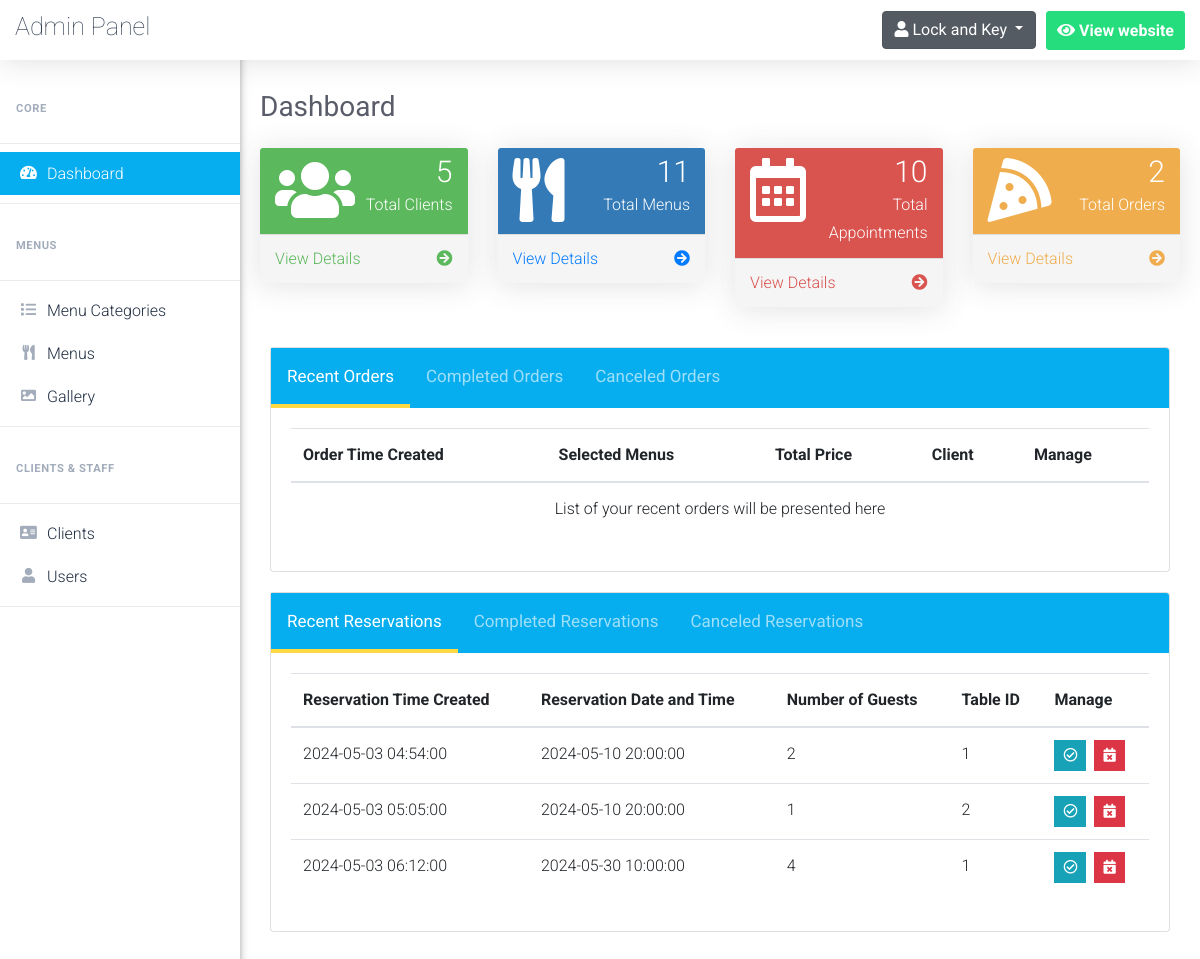
Page /admin/dashboard.php (signed in) on the committed database.
### tables this page shows
CREATE TABLE `reservations` (
  `reservation_id` int(5) NOT NULL,
  `date_created` datetime NOT NULL,
  `client_id` int(5) NOT NULL,
  `selected_time` datetime NOT NULL,
  `nbr_guests` int(2) NOT NULL,
  `table_id` int(3) NOT NULL,
  `liberated` tinyint(1) NOT NULL DEFAULT 0,
  `canceled` tinyint(1) NOT NULL DEFAULT 0,
  `cancellation_reason` varchar(255) DEFAULT NULL
);

### admin/Includes/functions/functions.php (called while the page is built, shortened)
<?php
    function countItems($item,$table)
	{
		global $con;
		$stat_ = $con->prepare("SELECT COUNT($item) FROM $table");
		$stat_->execute();
		return $stat_->fetchColumn();
	}
?>

### admin/dashboard.php (the view, shortened to what this page needs)
<?php
include 'connect.php';
include 'Includes/functions/functions.php';
include 'Includes/templates/header.php';
if (isset($_SESSION['username_restaurant_qRewacvAqzA']) && isset($_SESSION['password_restaurant_qRewacvAqzA'])) {
    include 'Includes/templates/navbar.php';
    ?>
    <div class="row">
        <div class="col-sm-6 col-lg-3">
            <div class="panel panel-green ">
                <div class="panel-heading">
                    <div class="row">
                        <div class="col-sm-3">
                            <i class="fa fa-users fa-4x"></i>
                        </div>
                        <div class="col-sm-9 text-right">
                            <div class="huge"><span><?php echo countItems("client_id", "clients") ?></span></div>
                            <div>Total Clients</div>
                        </div>
                    </div>
                </div>
                <a href="clients.php">
                    <div class="panel-footer">
                        <span class="pull-left">View Details</span>
                        <span class="pull-right"><i class="fa fa-arrow-circle-right"></i></span>
                        <div class="clearfix"></div>
                    </div>
                </a>
            </div>
        </div>
        <div class="col-sm-6 col-lg-3">
            <div class="panel panel-primary">
                <div class="panel-heading">
                    <div class="row">
                        <div class="col-sm-3">
                            <i class="fas fa-utensils fa-4x"></i>
                        </div>
                        <div class="col-sm-9 text-right">
                            <div class="huge"><span><?php echo countItems("menu_id", "menus") ?></span></div>
                            <div>Total Menus</div>
                        </div>
                    </div>
                </div>
                <a href="menus.php">
                    <div class="panel-footer">
                        <span class="pull-left">View Details</span>
                        <span class="pull-right"><i class="fa fa-arrow-circle-right"></i></span>
                        <div class="clearfix"></div>
                    </div>
                </a>
            </div>
        </div>
        <div class=" col-sm-6 col-lg-3">
            <div class="panel panel-red">
                <div class="panel-heading">
                    <div class="row">
                        <div class="col-sm-3">
                            <i class="far fa-calendar-alt fa-4x"></i>
                        </div>
                        <div class="col-sm-9 text-right">
                            <div class="huge"><span>10</span></div>
                            <div>Total Appointments</div>
                        </div>
                    </div>
                </div>
                <a href="#">
                    <div class="panel-footer">
                        <span class="pull-left">View Details</span>
                        <span class="pull-right"><i class="fa fa-arrow-circle-right"></i></span>
                        <div class="clearfix"></div>
                    </div>
                </a>
            </div>
        </div>
        <div class=" col-sm-6 col-lg-3">
            <div class="panel panel-yellow">
                <div class="panel-heading">
                    <div class="row">
                        <div class="col-sm-3">
                            <i class="fas fa-pizza-slice fa-4x"></i>
                        </div>
                        <div class="col-sm-9 text-right">
                            <div class="huge"><span><?php echo countItems("order_id", "placed_orders") ?></span></div>
                            <div>Total Orders</div>
                        </div>
                    </div>
                </div>
                <a href="#">
                    <div class="panel-footer">
                        <span class="pull-left">View Details</span>
                        <span class="pull-right"><i class="fa fa-arrow-circle-right"></i></span>
                        <div class="clearfix"></div>
                    </div>
                </a>
            </div>
        </div>
    </div>
    <div class="card" style="margin: 20px 10px">
        <div class="card-header tab" style="padding:0px;">
            <button class="tablinks_orders active"
                onclick="openTab(event, 'recent_orders','tabcontent_orders','tablinks_orders')">Recent Orders</button>
            <button class="tablinks_orders"
                onclick="openTab(event, 'completed_orders','tabcontent_orders','tablinks_orders')">Completed Orders</button>
            <button class="tablinks_orders"
                onclick="openTab(event, 'canceled_orders','tabcontent_orders','tablinks_orders')">Canceled Orders</button>
        </div>
        <div class="card-body">
            <div class='responsive-table'>
                <table class="table X-table tabcontent_orders" id="recent_orders" style="display:table">
                    <thead>
                        <tr>
                            <th>
                                Order Time Created
                            </th>
                            <th>
                                Selected Menus
                            </th>
                            <th>
                                Total Price
                            </th>
                            <th>
                                Client
                            </th>
                            <th>
                                Manage
                            </th>
                        </tr>
                    </thead>
                    <tbody>
                        <?php
                        $stmt = $con->prepare("SELECT *
                                                    FROM placed_orders po , clients c
                                                    where
                                                        po.client_id = c.client_id
                                                    and canceled = 0
                                                    and delivered = 0
                                                    order by order_time;
                                                    ");
                        $stmt->execute();
                        $count = $stmt->rowCount();
                        if ($count == 0) {
                            echo "<tr>";
                            echo "<td colspan='5' style='text-align:center;'>";
                            echo "List of your recent orders will be presented here";
                            echo "</td>";
                            echo "</tr>";
                        }
                        ?>
                    </tbody>
                </table>
            </div>
        </div>
    </div>
    <div class="card" style="margin: 20px 10px">
        <div class="card-header tab" style="padding:0px;">
            <button class="tablinks_reservations active"
                onclick="openTab(event, 'recent_reservations','tabcontent_reservations','tablinks_reservations')">Recent
                Reservations</button>
            <button class="tablinks_reservations"
                onclick="openTab(event, 'completed_reservations','tabcontent_reservations','tablinks_reservations')">Completed
                Reservations</button>
            <button class="tablinks_reservations"
                onclick="openTab(event, 'canceled_reservations','tabcontent_reservations','tablinks_reservations')">Canceled
                Reservations</button>
        </div>
        <div class="card-body">
            <div class='responsive-table'>
                <table class="table X-table tabcontent_reservations" id="recent_reservations" style="display:table">
                    <thead>
                        <tr>
                            <th>
                                Reservation Time Created
                            </th>
                            <th>
                                Reservation Date and Time
                            </th>
                            <th>
                                Number of Guests
                            </th>
                            <th>
                                Table ID
                            </th>
                            <th>
                                Manage
                            </th>
                        </tr>
                    </thead>
                    <tbody>
                        <?php
                        $stmt = $con->prepare("SELECT *
                                                    FROM reservations
                                                    where
                                                        selected_time > ? and canceled = 0
                                                    ");
                        $timestamp = time();
                        $formatted_time = date('y-m-d h:i:s', $timestamp);
                        $stmt->execute(array($formatted_time));
                        $reservations = $stmt->fetchAll();
                        $count = $stmt->rowCount();
                        if ($count == 0) {
                            echo "<tr>";
                            echo "<td colspan='5' style='text-align:center;'>";
                            echo "List of your upcoming reservations will be presented here";
                            echo "</td>";
                            echo "</tr>";
                        } else {
                            foreach ($reservations as $reservation) {
                                echo "<tr>";
                                echo "<td>";
                                echo $reservation['date_created'];
                                echo "</td>";
                                echo "<td>";
                                echo $reservation['selected_time'];
                                echo "</td>";
                                echo "<td>";
                                echo $reservation['nbr_guests'];
                                echo "</td>";
                                echo "<td>";
                                echo $reservation['table_id'];
                                echo "</td>";
                                echo "<td>";
                                $cancel_data_reservation = "cancel_reservation" . $reservation["reservation_id"];
                                $liberate_data = "liberate_table" . $reservation["reservation_id"];
                                ?>
                                <ul class="list-inline m-0">
                                    <li class="list-inline-item" data-toggle="tooltip" title="Liberate Table">
                                        <button class="btn btn-info btn-sm rounded-0" type="button" data-toggle="modal"
                                            data-target="#<?php echo $liberate_data; ?>" data-placement="top">
                                            <i class="far fa-check-circle"></i>
                                        </button>
                                    </li>
                                    <li class="list-inline-item" data-toggle="tooltip" title="Cancel Reservation">
                                        <button class="btn btn-danger btn-sm rounded-0" type="button" data-toggle="modal"
                                            data-target="#<?php echo $cancel_data_reservation; ?>" data-placement="top">
                                            <i class="fas fa-calendar-times"></i>
                                        </button>
                                    </li>
                                </ul>
                                <?php
                                echo "</td>";
                                echo "</tr>";
                            }
                        }
                        ?>
                    </tbody>
                </table>
            </div>
        </div>
    </div>
    <?php
    include 'Includes/templates/footer.php';
} else {
    header("Location: index.php");
    exit();
}
?>

### admin/Design/css/main.css (style rules this page uses)
a, a:hover { text-decoration: none !important; }
ul { display: block; list-style: none; padding: 0; margin: 0; }
html { scroll-behavior: smooth; }
body { font-family: 'Roboto', sans-serif; font-size: 16px; line-height: 28px; font-weight: 300; }
.panel { margin-bottom: 20px; background-color: #fff; border: 0px; border-radius: 0px; -webkit-box-shadow: 0 .15rem 1.75rem 0 rgba(58,59,69,.15)!important; box-shadow: 0 .15rem 1.75rem 0 rgba(58,59,69,.15)!important; }
.panel-heading { padding: 10px 15px; border-bottom: 1px solid transparent; border-top-left-radius: 3px; border-top-right-radius: 3px; }
.panel-footer { padding: 10px 15px; background-color: #f5f5f5; border-top: 1px solid #ddd; border-bottom-right-radius: 3px; border-bottom-left-radius: 3px; }
.huge > span { font-size: 30px; }
.pull-left { float: left!important; }
.pull-right { float: right!important; }
.panel-primary { border-color: #337ab7; }
.panel-primary>.panel-heading { color: #fff; background-color: #337ab7; border-color: #337ab7; }
.panel-green > .panel-heading { border-color: #5cb85c; color: white; background-color: #5cb85c; }
.panel-red > .panel-heading { border-color: #d9534f; color: white; background-color: #d9534f; }
.panel-yellow > .panel-heading { border-color: #f0ad4e; color: white; background-color: #f0ad4e; }
.panel-green > a { color: #5cb85c; }
.panel-red > a { color: #d9534f; }
.panel-yellow > a { color: #f0ad4e; }
.tab button { background: inherit; color: #ffffff9c; float: left; border: none; outline: none; cursor: pointer; padding: 14px 16px; transition: 0.3s; font-size: 17px; border-bottom: 4px solid transparent; }
.tab button.active { color: #fff; border-bottom: 4px solid #ffd943; }
.tab { padding: 0px; background: #06adef; border: 0px; }
.tabcontent_orders, .tabcontent_reservations { display: none; }
.list-inline { display: flex; }

### rows in the picture
reservations: date_created "2024-05-03 04:54:00", selected_time "2024-05-10 20:00:00", nbr_guests "2", table "1"
reservations: date_created "2024-05-03 05:05:00", selected_time "2024-05-10 20:00:00", nbr_guests "1", table "2"
reservations: date_created "2024-05-03 06:12:00", selected_time "2024-05-30 10:00:00", nbr_guests "4", table "1"

### other values in the picture
$pageTitle "Dashboard"
countItems("client_id", "clients") "5"
countItems("menu_id", "menus") "11"
countItems("order_id", "placed_orders") "2"
